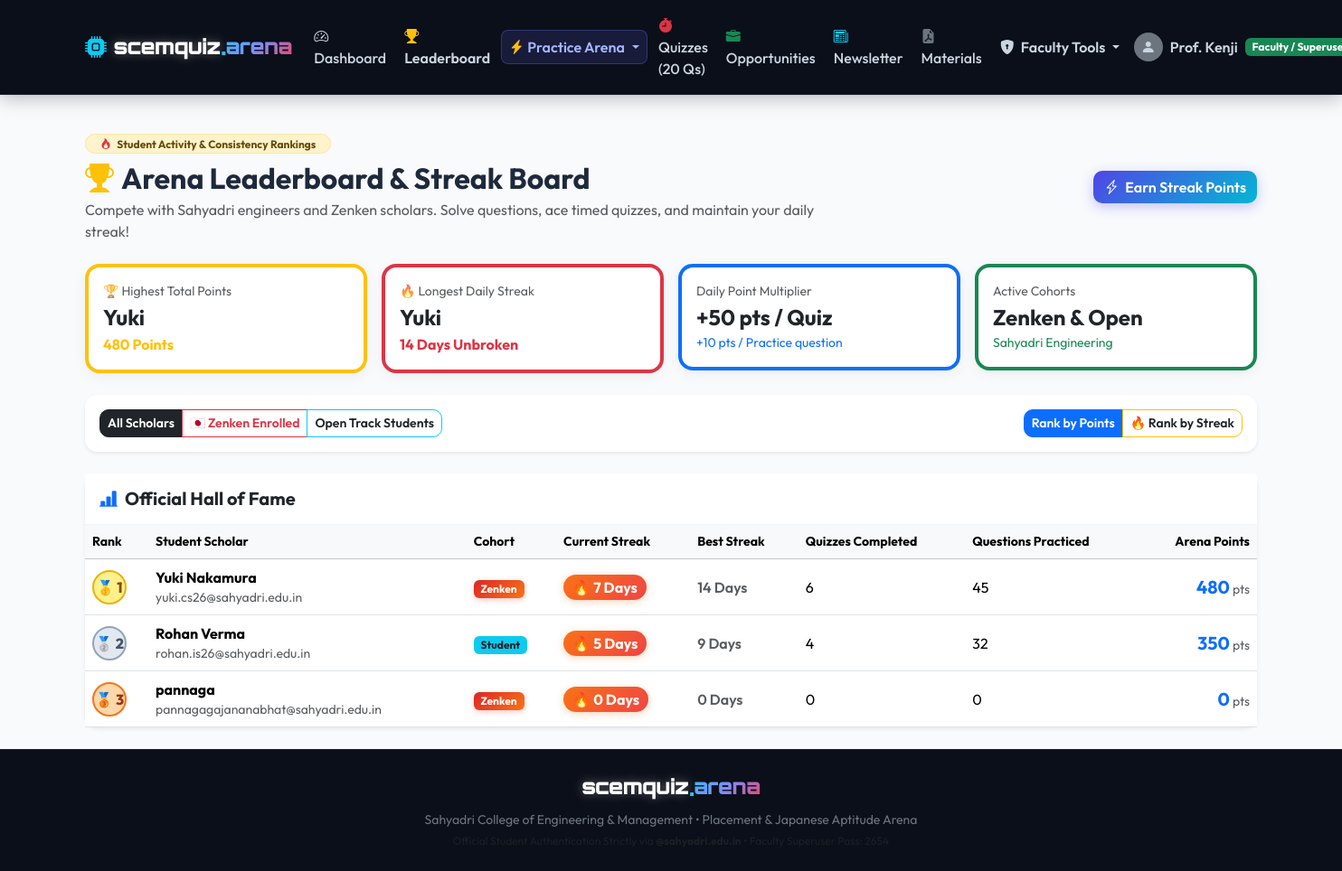
Page /portal/leaderboard/ (signed in) on the committed database.
### account/models.py (models this page shows, shortened)
class User(AbstractUser):
    class Role(models.TextChoices):
        ZENKEN_STUDENT = 'ZENKEN_STUDENT', 'Zenken Enrolled Student'
        NON_ZENKEN_STUDENT = 'NON_ZENKEN_STUDENT', 'Non-Zenken Student'
        TEACHER = 'TEACHER', 'Teacher'
    role = models.CharField(
        max_length=20,
        choices=Role.choices,
        default=Role.NON_ZENKEN_STUDENT,
        help_text="Account role: Zenken student, Non-Zenken student, or Teacher",
    )
    phone_number = models.CharField(max_length=20, blank=True)
    @property
    def is_teacher(self):
        return self.role == self.Role.TEACHER or self.is_superuser
    @property
    def is_zenken_student(self):
        return self.role == self.Role.ZENKEN_STUDENT

### app/models.py (models this page shows, shortened)
class UserActivityStreak(models.Model):
    student = models.OneToOneField(
        settings.AUTH_USER_MODEL,
        on_delete=models.CASCADE,
        related_name='activity_streak',
    )
    current_streak = models.PositiveIntegerField(default=0)
    longest_streak = models.PositiveIntegerField(default=0)
    total_points = models.PositiveIntegerField(default=0)
    quizzes_completed = models.PositiveIntegerField(default=0)
    practice_completed = models.PositiveIntegerField(default=0)
    last_active_date = models.DateField(null=True, blank=True)

### app/views.py (the view)
# urls.py: path('leaderboard/', views.leaderboard_view, name='leaderboard'),
@login_required
def leaderboard_view(request):
    cohort_filter = request.GET.get('cohort', 'all')
    sort_by = request.GET.get('sort', 'points')
    streaks = UserActivityStreak.objects.select_related('student').filter(
        student__role__in=['ZENKEN_STUDENT', 'NON_ZENKEN_STUDENT']
    )
    if cohort_filter == 'zenken':
        streaks = streaks.filter(student__role='ZENKEN_STUDENT')
    elif cohort_filter == 'non_zenken':
        streaks = streaks.filter(student__role='NON_ZENKEN_STUDENT')
    if sort_by == 'streak':
        streaks = streaks.order_by('-current_streak', '-total_points')
    else:
        streaks = streaks.order_by('-total_points', '-current_streak')
    my_streak = None
    if not request.user.is_teacher:
        my_streak = get_or_create_streak(request.user)
    top_streak_leader = UserActivityStreak.objects.order_by('-current_streak').first()
    top_points_leader = UserActivityStreak.objects.order_by('-total_points').first()
    context = {
        'streaks': streaks[:50],
        'my_streak': my_streak,
        'cohort_filter': cohort_filter,
        'sort_by': sort_by,
        'top_streak_leader': top_streak_leader,
        'top_points_leader': top_points_leader,
    }
    return render(request, 'app/leaderboard/leaderboard.html', context)

### templates/app/leaderboard/leaderboard.html (shortened to what this page needs)
{% extends 'base.html' %}
{% block content %}
<div class="row align-items-center mb-4">
    <div class="col-md-8">
        <span class="badge bg-warning-subtle text-warning-emphasis px-3 py-1 rounded-pill fw-bold mb-2 border border-warning-subtle">
            <i class="bi bi-fire text-danger me-1"></i> Student Activity &amp; Consistency Rankings
        </span>
        <h2 class="fw-bold mb-1">
            <i class="bi bi-trophy-fill text-warning me-2"></i>Arena Leaderboard &amp; Streak Board
        </h2>
        <p class="text-muted mb-0">Compete with Sahyadri engineers and Zenken scholars. Solve questions, ace timed quizzes, and maintain your daily streak!</p>
    </div>
    <div class="col-md-4 text-md-end mt-3 mt-md-0">
        <a href="{% url 'app:topic_practice_rooms' %}" class="btn btn-arena">
            <i class="bi bi-lightning-charge me-1"></i> Earn Streak Points
        </a>
    </div>
</div>
<div class="row g-3 mb-4">
    <div class="col-md-6 col-lg-3">
        <div class="podium-card p-3 border-start border-4 border-warning">
            <div class="text-muted small">🏆 Highest Total Points</div>
            <div class="fs-4 fw-bold text-dark">{{ top_points_leader.student.first_name|default:top_points_leader.student.username|default:"N/A" }}</div>
            <div class="text-warning fw-bold">{{ top_points_leader.total_points|default:0 }} Points</div>
        </div>
    </div>
    <div class="col-md-6 col-lg-3">
        <div class="podium-card p-3 border-start border-4 border-danger">
            <div class="text-muted small">🔥 Longest Daily Streak</div>
            <div class="fs-4 fw-bold text-dark">{{ top_streak_leader.student.first_name|default:top_streak_leader.student.username|default:"N/A" }}</div>
            <div class="text-danger fw-bold">{{ top_streak_leader.longest_streak|default:0 }} Days Unbroken</div>
        </div>
    </div>
    <div class="col-md-6 col-lg-3">
        <div class="podium-card p-3 border-start border-4 border-primary">
            <div class="text-muted small">Daily Point Multiplier</div>
            <div class="fs-4 fw-bold text-dark">+50 pts / Quiz</div>
            <div class="text-primary small">+10 pts / Practice question</div>
        </div>
    </div>
    <div class="col-md-6 col-lg-3">
        <div class="podium-card p-3 border-start border-4 border-success">
            <div class="text-muted small">Active Cohorts</div>
            <div class="fs-4 fw-bold text-dark">Zenken &amp; Open</div>
            <div class="text-success small">Sahyadri Engineering</div>
        </div>
    </div>
</div>
<div class="card p-3 mb-4 shadow-sm border-0">
    <div class="d-flex flex-wrap justify-content-between align-items-center gap-2">
        <div class="btn-group" role="group">
            <a href="?cohort=all&sort={{ sort_by }}" class="btn btn-sm {% if cohort_filter == 'all' %}btn-dark{% else %}btn-outline-secondary{% endif %}">
                All Scholars
            </a>
            <a href="?cohort=zenken&sort={{ sort_by }}" class="btn btn-sm {% if cohort_filter == 'zenken' %}btn-danger{% else %}btn-outline-danger{% endif %}">
                🇯🇵 Zenken Enrolled
            </a>
            <a href="?cohort=non_zenken&sort={{ sort_by }}" class="btn btn-sm {% if cohort_filter == 'non_zenken' %}btn-info text-dark{% else %}btn-outline-info text-dark{% endif %}">
                Open Track Students
            </a>
        </div>
        <div class="btn-group" role="group">
            <a href="?cohort={{ cohort_filter }}&sort=points" class="btn btn-sm {% if sort_by == 'points' %}btn-primary{% else %}btn-outline-primary{% endif %}">
                Rank by Points
            </a>
            <a href="?cohort={{ cohort_filter }}&sort=streak" class="btn btn-sm {% if sort_by == 'streak' %}btn-warning text-dark fw-bold{% else %}btn-outline-warning text-dark{% endif %}">
                🔥 Rank by Streak
            </a>
        </div>
    </div>
</div>
<div class="card shadow-sm border-0">
    <div class="card-header bg-white py-3">
        <h5 class="fw-bold mb-0"><i class="bi bi-bar-chart-line-fill text-primary me-2"></i>Official Hall of Fame</h5>
    </div>
    <div class="card-body p-0">
        {% if streaks %}
            <div class="table-responsive">
                <table class="table table-hover align-middle mb-0">
                    <thead class="table-light small">
                        <tr>
                            <th style="width: 70px;">Rank</th>
                            <th>Student Scholar</th>
                            <th>Cohort</th>
                            <th>Current Streak</th>
                            <th>Best Streak</th>
                            <th>Quizzes Completed</th>
                            <th>Questions Practiced</th>
                            <th class="text-end">Arena Points</th>
                        </tr>
                    </thead>
                    <tbody>
                        {% for item in streaks %}
                            <tr {% if item.student == user %}class="table-warning fw-bold"{% endif %}>
                                <td>
                                    {% if forloop.counter == 1 %}
                                        <span class="rank-circle rank-1">🥇 1</span>
                                    {% elif forloop.counter == 2 %}
                                        <span class="rank-circle rank-2">🥈 2</span>
                                    {% elif forloop.counter == 3 %}
                                        <span class="rank-circle rank-3">🥉 3</span>
                                    {% else %}
                                        <span class="fw-bold text-muted ps-2">#{{ forloop.counter }}</span>
                                    {% endif %}
                                </td>
                                <td>
                                    <strong>{{ item.student.get_full_name|default:item.student.username }}</strong>
                                    <div class="text-muted small">{{ item.student.email }}</div>
                                </td>
                                <td>
                                    {% if item.student.is_zenken_student %}
                                        <span class="badge badge-zenken-exclusive">Zenken</span>
                                    {% else %}
                                        <span class="badge bg-info text-dark">Student</span>
                                    {% endif %}
                                </td>
                                <td>
                                    <span class="streak-badge">
                                        🔥 {{ item.current_streak }} Days
                                    </span>
                                </td>
                                <td>
                                    <span class="text-muted fw-semibold">{{ item.longest_streak }} Days</span>
                                </td>
                                <td>{{ item.quizzes_completed }}</td>
                                <td>{{ item.practice_completed }}</td>
                                <td class="text-end">
                                    <span class="fs-5 fw-bold text-primary">{{ item.total_points }}</span>
                                    <span class="text-muted small">pts</span>
                                </td>
                            </tr>
                        {% endfor %}
                    </tbody>
                </table>
            </div>
        {% else %}
            <div class="text-center py-5 text-muted">
                <i class="bi bi-trophy fs-1 d-block mb-2"></i>
                No activity records logged yet. Practice questions or complete quizzes to become the first on the leaderboard!
            </div>
        {% endif %}
    </div>
</div>
{% endblock %}

### templates/base.html (shortened to what this page needs)
<!DOCTYPE html>
<html lang="en">
<head>
    <link href="https://cdn.jsdelivr.net/npm/bootstrap@5.3.3/dist/css/bootstrap.min.css" rel="stylesheet">
    <link href="https://cdn.jsdelivr.net/npm/bootstrap-icons@1.11.3/font/bootstrap-icons.min.css" rel="stylesheet">
</head>
<body>
    <nav class="navbar navbar-expand-lg navbar-dark navbar-custom sticky-top">
        <div class="container">
            <a class="brand-logo me-3" href="{% if user.is_authenticated %}{% url 'account:dashboard' %}{% else %}{% url 'account:home' %}{% endif %}">
                <i class="bi bi-cpu-fill text-info me-2 fs-4"></i>
                <span class="brand-scem">scemquiz</span><span class="brand-dot">.</span><span class="brand-arena">arena</span>
            </a>
            <div class="collapse navbar-collapse" id="navContent">
                <ul class="navbar-nav me-auto mb-2 mb-lg-0 align-items-lg-center gap-1">
                    {% if user.is_authenticated %}
                        <li class="nav-item">
                            <a class="nav-link" href="{% url 'account:dashboard' %}">
                                <i class="bi bi-speedometer2 me-1"></i> Dashboard
                            </a>
                        </li>
                        <li class="nav-item">
                            <a class="nav-link text-warning fw-semibold" href="{% url 'app:leaderboard' %}">
                                <i class="bi bi-trophy-fill text-warning me-1"></i> Leaderboard
                            </a>
                        </li>
                        <li class="nav-item dropdown">
                            <a class="nav-link dropdown-toggle practice-arena-nav-btn d-flex align-items-center gap-1" href="#" id="practiceDropdown" role="button" data-bs-toggle="dropdown">
                                <i class="bi bi-lightning-charge-fill text-warning"></i>
                                <span>Practice Arena</span>
                            </a>
                        </li>
                        <li class="nav-item">
                            <a class="nav-link" href="{% url 'app:quiz_list' %}">
                                <i class="bi bi-stopwatch-fill me-1 text-danger"></i> Quizzes (20 Qs)
                            </a>
                        </li>
                        <li class="nav-item">
                            <a class="nav-link" href="{% url 'app:opportunity_list' %}">
                                <i class="bi bi-briefcase-fill me-1 text-success"></i> Opportunities
                            </a>
                        </li>
                        <li class="nav-item">
                            <a class="nav-link" href="{% url 'app:newsletter_list' %}">
                                <i class="bi bi-newspaper me-1 text-info"></i> Newsletter
                            </a>
                        </li>
                        <li class="nav-item">
                            <a class="nav-link" href="{% url 'app:material_list' %}">
                                <i class="bi bi-file-earmark-pdf-fill me-1 text-secondary"></i> Materials
                            </a>
                        </li>
                        {% if user.is_teacher %}
                            <li class="nav-item dropdown">
                                <a class="nav-link dropdown-toggle text-warning fw-semibold" href="#" role="button" data-bs-toggle="dropdown">
                                    <i class="bi bi-shield-lock-fill me-1"></i> Faculty Tools
                                </a>
                            </li>
                        {% endif %}
                    {% endif %}
                </ul>
                <ul class="navbar-nav ms-auto align-items-center">
                    {% if user.is_authenticated %}
                        <li class="nav-item dropdown">
                            <a class="nav-link dropdown-toggle text-light d-flex align-items-center gap-2" href="#" id="userMenu" role="button" data-bs-toggle="dropdown">
                                <div class="bg-secondary rounded-circle d-flex align-items-center justify-content-center" style="width: 32px; height: 32px;">
                                    <i class="bi bi-person-fill"></i>
                                </div>
                                <span class="fw-semibold">{{ user.first_name|default:user.username }}</span>
                                {% if user.is_teacher %}
                                    <span class="badge bg-success">Faculty / Superuser</span>
                                {% elif user.is_zenken_student %}
                                    <span class="badge badge-zenken-exclusive">Zenken</span>
                                {% else %}
                                    <span class="badge bg-info text-dark">Student</span>
                                {% endif %}
                            </a>
                        </li>
                    {% endif %}
                </ul>
            </div>
        </div>
    </nav>
    <main class="main-content flex-grow-1 py-4">
        <div class="container">
            {% block content %}{% endblock %}
        </div>
    </main>
    <footer>
        <div class="container text-center small">
            <div class="brand-logo mb-2 justify-content-center">
                <span class="brand-scem">scemquiz</span><span class="brand-dot">.</span><span class="brand-arena">arena</span>
            </div>
            <p class="mb-1 text-secondary">
                Sahyadri College of Engineering &amp; Management &bull; Placement &amp; Japanese Aptitude Arena
            </p>
            <p class="mb-0 text-muted" style="font-size: 0.75rem;">
                Official Student Authentication Strictly via <strong>@sahyadri.edu.in</strong> &bull; Faculty Superuser Pass: 2654
            </p>
        </div>
    </footer>
</body>
</html>

### rows in the picture
User: first_name "Prof. Kenji"
UserActivityStreak: student.first_name "Yuki", total_points "480", longest_streak "14", shows "🥇 1", student.get_full_name "Yuki Nakamura", student.email "yuki.cs26@sahyadri.edu.in", shows "Zenken", current_streak "7", quizzes_completed "6", practice_completed "45"
UserActivityStreak: shows "🥈 2", student.get_full_name "Rohan Verma", student.email "rohan.is26@sahyadri.edu.in", shows "Student", current_streak "5", longest_streak "9", quizzes_completed "4", practice_completed "32", total_points "350"
UserActivityStreak: shows "🥉 3", student.get_full_name "pannaga", student.email "pannagagajananabhat@sahyadri.edu.in", shows "Zenken", current_streak "0", longest_streak "0", quizzes_completed "0", practice_completed "0", total_points "0"
